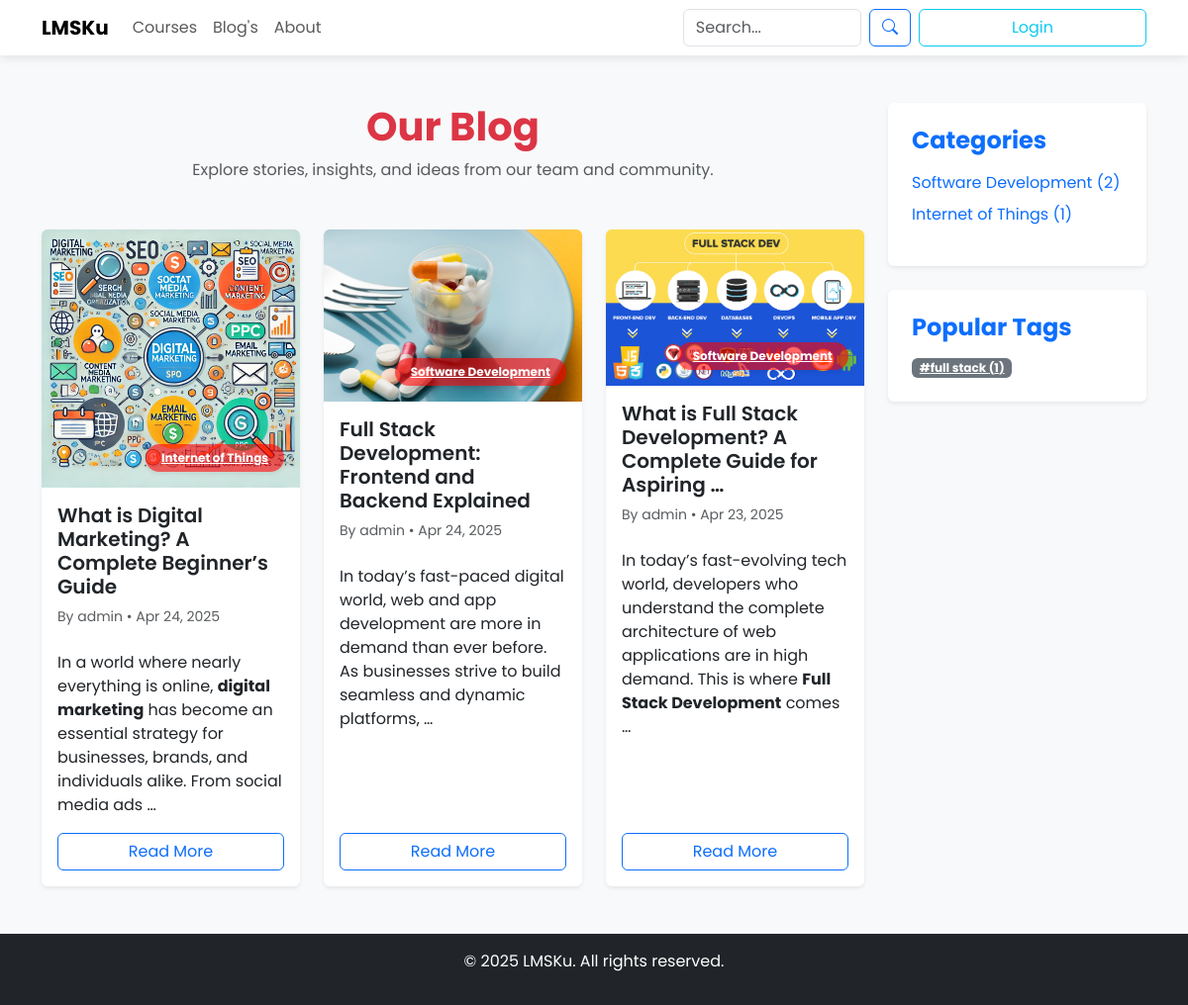
The page /blog/ on the database as committed earlier.
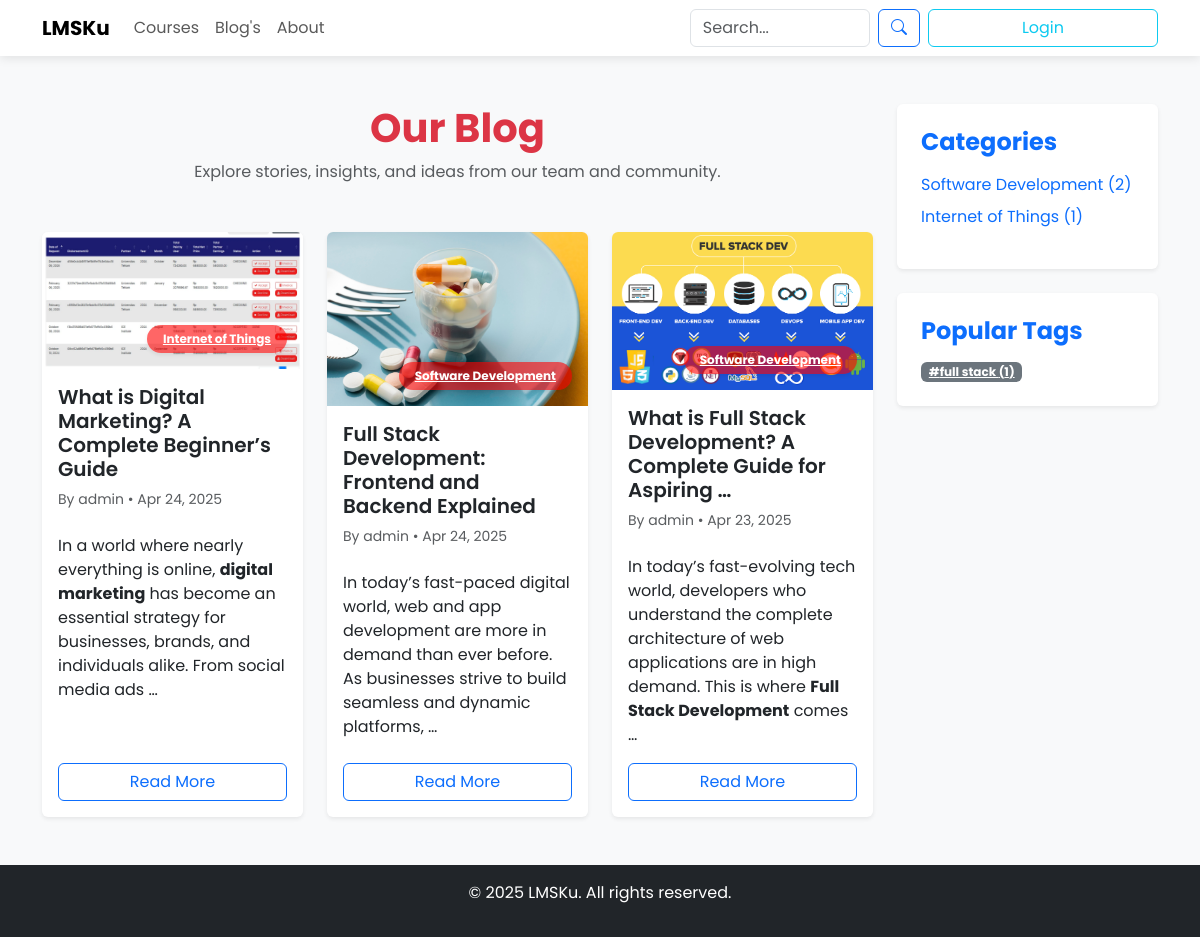
The same page on the database as committed later.
### blog/models.py (models this page shows, shortened)
class BlogPost(models.Model):
    STATUS_CHOICES = (
        ('draft', 'Draft'),
        ('published', 'Published'),
        ('deleted', 'Deleted'),
    )
    title = models.CharField(max_length=200)
    slug = models.SlugField(max_length=200, unique=True)
    content = models.TextField()
    image = models.ImageField(upload_to='blog_images/', blank=True, null=True)
    author = models.ForeignKey(CustomUser, on_delete=models.SET_NULL, null=True)
    category = models.ForeignKey(Category, on_delete=models.SET_NULL, null=True)
    tags = models.ManyToManyField(Tag, blank=True)
    related_courses = models.ManyToManyField(Course, blank=True, related_name='related_posts')
    status = models.CharField(max_length=10, choices=STATUS_CHOICES, default='draft')
    views = models.PositiveIntegerField(default=0)
    date_posted = models.DateTimeField(default=timezone.now)
    date_updated = models.DateTimeField(auto_now=True)
    class Meta:
        ordering = ['-date_posted']

### courses/models.py (models this page shows, shortened)
class Category(models.Model):
    user = models.ForeignKey(CustomUser, on_delete=models.CASCADE)  # Relasi dengan pengguna
    name = models.CharField(max_length=250)
    slug = models.SlugField(unique=True, blank=True, null=True)  # Kolom slug yang unik

### authentication/models.py (models this page shows)
class CustomUser(AbstractUser):
    gen = {
        "male":"male",
        "female":"female",
    }
    edu = {
        "Basic":"Basic",
        "Secondary":"Secondary",
        "Higher":"Higher",
        "Diploma":"Diploma",
        "Bachelor's":"Bachelor",
        "Master":"Master",
        "Doctorate":"Doctorate",
    }
    choice_country = [
        ('af', 'Afganistan'),
        ('al', 'Albania'),
        ('dz', 'Aljazair'),
        ('ad', 'Andorra'),
        ('ao', 'Angola'),
        ('ar', 'Argentina'),
        ('am', 'Armenia'),
        ('au', 'Australia'),
        ('at', 'Austria'),
        ('az', 'Azerbaijan'),
        ('bs', 'Bahama'),
        ('bh', 'Bahrain'),
        ('bd', 'Bangladesh'),
        ('bb', 'Barbados'),
        ('by', 'Belarusia'),
        ('be', 'Belgia'),
        ('bz', 'Belize'),
        ('bj', 'Benin'),
        ('bt', 'Bhutan'),
        ('bo', 'Bolivia'),
        ('ba', 'Bosnia dan Herzegovina'),
        ('bw', 'Botswana'),
        ('br', 'Brasil'),
        ('bn', 'Brunei'),
        ('bg', 'Bulgaria'),
        ('bf', 'Burkina Faso'),
        ('bi', 'Burundi'),
        ('kh', 'Kamboja'),
        ('cm', 'Kamerun'),
        ('ca', 'Kanada'),
        ('cv', 'Cape Verde'),
        ('cf', 'Republik Afrika Tengah'),
        ('td', 'Chad'),
        ('cl', 'Cile'),
        ('cn', 'Cina'),
        ('co', 'Kolombia'),
        ('km', 'Komoro'),
        ('cd', 'Republik Demokratik Kongo'),
        ('cg', 'Kongo'),
        ('cr', 'Kosta Rika'),
        ('hr', 'Kroasia'),
        ('cu', 'Kuba'),
        ('cy', 'Siprus'),
        ('cz', 'Ceko'),
        ('ci', 'Pantai Gading'),
        ('dk', 'Denmark'),
        ('dj', 'Djibouti'),
        ('dm', 'Dominika'),
        ('do', 'Republik Dominika'),
        ('ec', 'Ekuador'),
        ('eg', 'Mesir'),
        ('sv', 'El Salvador'),
        ('gq', 'Guinea Khatulistiwa'),
        ('er', 'Eritrea'),
        ('ee', 'Estonia'),
        ('et', 'Etiopia'),
        ('fj', 'Fiji'),
        ('fi', 'Finlandia'),
        ('fr', 'Perancis'),
        ('ga', 'Gabon'),
        ('gm', 'Gambia'),
        ('ge', 'Georgia'),
        ('de', 'Jerman'),
        ('gh', 'Ghana'),
        ('gr', 'Yunani'),
        ('gt', 'Guatemala'),
        ('gn', 'Guinea'),
        ('gw', 'Guinea-Bissau'),
        ('gy', 'Guyana'),
        ('ht', 'Haiti'),
        ('hn', 'Honduras'),
        ('hu', 'Hongaria'),
        ('is', 'Islandia'),
        ('in', 'India'),
        ('id', 'Indonesia'),
        ('ir', 'Iran'),
        ('iq', 'Irak'),
        ('ie', 'Irlandia'),
        ('il', 'Israel'),
        ('it', 'Italia'),
        ('jm', 'Jamaika'),
        ('jp', 'Jepang'),
        ('jo', 'Yordania'),
        ('kz', 'Kazakhstan'),
        ('ke', 'Kenya'),
        ('ki', 'Kiribati'),
        ('kr', 'Korea Selatan'),
        ('kw', 'Kuwait'),
        ('kg', 'Kirgizstan'),
        ('la', 'Laos'),
        ('lv', 'Latvia'),
        ('lb', 'Libanon'),
        ('ls', 'Lesotho'),
        ('lr', 'Liberia'),
        ('ly', 'Libya'),
        ('li', 'Liechtenstein'),
        ('lt', 'Lituania'),
        ('lu', 'Luxembourg'),
        ('mk', 'Makedonia Utara'),
        ('mg', 'Madagaskar'),
        ('mw', 'Malawi'),
        ('my', 'Malaysia'),
        ('mv', 'Maladewa'),
        ('ml', 'Mali'),
        ('mt', 'Malta'),
        ('mh', 'Kepulauan Marshall'),
        ('mr', 'Mauritania'),
        ('mu', 'Mauritius'),
        ('mx', 'Meksiko'),
        ('fm', 'Micronesia'),
        ('md', 'Moldova'),
        ('mc', 'Monako'),
        ('mn', 'Mongolia'),
        ('me', 'Montenegro'),
        ('ma', 'Maroko'),
        ('mz', 'Mozambik'),
        ('mm', 'Myanmar'),
        ('na', 'Namibia'),
        ('np', 'Nepal'),
        ('nl', 'Belanda'),
        ('nz', 'Selandia Baru'),
        ('ni', 'Nikaragua'),
        ('ne', 'Niger'),
        ('ng', 'Nigeria'),
        ('no', 'Norwegia'),
        ('om', 'Oman'),
        ('pk', 'Pakistan'),
        ('pw', 'Palau'),
        ('pa', 'Panama'),
        ('pg', 'Papua Nugini'),
        ('py', 'Paraguay'),
        ('pe', 'Peru'),
        ('ph', 'Filipina'),
        ('pl', 'Polandia'),
        ('pt', 'Portugal'),
        ('qa', 'Qatar'),
        ('ro', 'Rumania'),
        ('ru', 'Rusia'),
        ('rw', 'Rwanda'),
        ('ws', 'Samoa'),
        ('st', 'São Tomé dan Príncipe'),
        ('sa', 'Arab Saudi'),
        ('sn', 'Senegal'),
        ('rs', 'Serbia'),
        ('sc', 'Seychelles'),
        ('sl', 'Sierra Leone'),
        ('sg', 'Singapura'),
        ('sk', 'Slovakia'),
        ('si', 'Slovenia'),
        ('sb', 'Kepulauan Solomon'),
        ('so', 'Somalia'),
        ('za', 'Afrika Selatan'),
        ('es', 'Spanyol'),
        ('lk', 'Sri Lanka'),
        ('sd', 'Sudan'),
        ('sr', 'Suriname'),
        ('se', 'Swedia'),
        ('ch', 'Swiss'),
        ('sy', 'Suriah'),
        ('tw', 'Taiwan'),
        ('tj', 'Tajikistan'),
        ('tz', 'Tanzania'),
        ('th', 'Thailand'),
        ('tl', 'Timor Leste'),
        ('tg', 'Togo'),
        ('to', 'Tonga'),
        ('tt', 'Trinidad dan Tobago'),
        ('tn', 'Tunisia'),
        ('tr', 'Turki'),
        ('tm', 'Turkmenistan'),
        ('ug', 'Uganda'),
        ('ua', 'Ukraina'),
        ('ae', 'Uni Emirat Arab'),
        ('gb', 'Inggris'),
        ('us', 'Amerika Serikat'),
        ('uy', 'Uruguay'),
        ('uz', 'Uzbekistan'),
        ('vu', 'Vanuatu'),
        ('va', 'Vatikans'),
        ('ve', 'Venezuela'),
        ('vn', 'Vietnam'),
        ('ye', 'Yaman'),
        ('zm', 'Zambia'),
        ('zw', 'Zimbabwe'),
        ('ps', 'Palestina')  # Palestina ditambahkan
    ]
    email = models.EmailField(_("email address"), unique=True)  # Menambahkan unique=True
    phone = models.CharField(max_length=20, blank=True, null=True)
    gender = models.CharField(max_length=10, choices=[('M', 'Male'), ('F', 'Female')], blank=True, null=True)
    country = models.CharField(
        max_length=2,
        choices=choice_country,
        null=True,  # Mengizinkan nilai null di database
        blank=True,  # Mengizinkan form kosong
        default='id'  # Indonesia sebagai default
    )
    birth = models.DateField(null=True, blank=True)
    photo = models.ImageField(upload_to='profile_pics/', blank=True, null=True)
    address = models.TextField(blank=True, null=True)
    hobby = models.CharField(_("hobby"), max_length=150, blank=True)
    education = models.CharField(_("education"), max_length=10, choices=edu,blank=True)
    gender = models.CharField(_("gender"), max_length=8, choices=gen,blank=True)
    university = models.ForeignKey(Universiti, on_delete=models.CASCADE, blank=True, null=True, verbose_name=_("university"))
    tiktok = models.CharField(_("tiktok"), max_length=200, blank=True)
    youtube = models.CharField(_("youtube"), max_length=200, blank=True)
    facebook = models.CharField(_("facebook"), max_length=200, blank=True)
    instagram = models.CharField(_("instagram"), max_length=200, blank=True)
    linkedin = models.CharField(_("linkedin"), max_length=200, blank=True)
    twitter = models.CharField(_("twitter"), max_length=200, blank=True)
    is_member = models.BooleanField(_("member status"), default=False, help_text=_("Designates whether the user can log into this admin member."))
    is_subscription = models.BooleanField(_("subscription status"), default=False, help_text=_("Designates whether the user can log into this admin subscription."))
    is_instructor = models.BooleanField(_("instructor status"), default=False, help_text=_("Designates whether the user can log into this admin instructor."))
    is_partner = models.BooleanField(_("partner status"), default=False, help_text=_("Designates whether the user can log into this admin partner."))
    is_audit = models.BooleanField(_("audit status"), default=False, help_text=_("Designates whether the user can log into this admin audit."))
    is_learner = models.BooleanField(_("learner status"), default=True, help_text=_("Designates whether the user can log into this admin learner."))
    is_note = models.BooleanField(_("note status"), default=False, help_text=_("Designates whether the user can log into this admin note."))
    EMAIL_FIELD = "email"
    USERNAME_FIELD = "email"
    REQUIRED_FIELDS = ["username"]
    def __str__(self):
        return self.username

### blog/views.py (the view)
# urls.py: path('blog/', views.BlogListView.as_view(), name='blog-list'),
class BlogListView(ListView):
    model = BlogPost
    template_name = 'blog/blog_list.html'
    context_object_name = 'posts'
    paginate_by = 6
    def get_queryset(self):
        return BlogPost.objects.filter(status='published').order_by('-date_posted')
    def get_context_data(self, **kwargs):
        context = super().get_context_data(**kwargs)
        categories = CourseCategory.objects.filter(blogpost__status='published').distinct()
        context['categories'] = [
            {
                'category': cat,
                'post_count': cat.blogpost_set.filter(status='published').count(),
                'url': reverse('blog:category-posts', kwargs={'slug': cat.slug})  # Sekarang menghasilkan /blog/category/<slug>/
            }
            for cat in categories
        ]
        tags = Tag.objects.filter(blogpost__status='published').distinct()
        context['tags'] = [
            {'tag': tag, 'post_count': tag.blogpost_set.filter(status='published').count()}
            for tag in tags
        ]
        return context

### blog/models.py (called while the page is built)
    def get_absolute_url(self):
        return reverse('blog:tag-posts', kwargs={'slug': self.slug})

### templates/blog/blog_list.html (shortened to what this page needs)
{% extends 'home/base.html' %}
{% load static blog_filters %}
{% block content %}
<section class="py-5 bg-light">
  <div class="container">
    <div class="row">
      <div class="col-lg-9">
        <div class="text-center mb-5">
          <h1 class="fw-bold text-danger">
            {% if current_category %}
              {{ current_category.name }}
            {% elif current_tag %}
              Posts tagged "{{ current_tag.name }}"
            {% else %}
              Our Blog
            {% endif %}
          </h1>
          <p class="text-muted">Explore stories, insights, and ideas from our team and community.</p>
        </div>
        <div class="row g-4">
          {% for post in posts %}
          <div class="col-md-4">
            <div class="card border-0 shadow-sm h-100">
              <div class="position-relative">
                {% if post.image %}
                  <img src="{{ post.image.url }}" class="img-fluid w-100 rounded-top" alt="{{ post.title|truncatewords:6 }}">
                {% endif %}
                {% if post.category %}
                  <a href="{% url 'blog:category-posts' slug=post.category.slug %}"
                     class="badge text-white position-absolute bottom-0 end-0 m-3 px-3 py-2 shadow-sm rounded-pill d-inline-block"
                     style="background-color: rgba(255, 0, 0, 0.6); max-width: 75%; white-space: nowrap; overflow: hidden; text-overflow: ellipsis;">
                    {{ post.category.name }}
                  </a>
                {% endif %}
              </div>
              <div class="card-body d-flex flex-column">
                <h5 class="card-title fw-semibold">
                  <a href="{% url 'blog:blog-detail' slug=post.slug %}" class="text-dark text-decoration-none">
                    {{ post.title|truncatewords:10 }}
                  </a>
                </h5>
                <p class="small text-muted mb-2">
                  By {{ post.author|default:"Unknown" }} • {{ post.date_posted|date:"M d, Y" }}
                </p>
                <p class="card-text text-muted">{{ post.content|safe|truncatewords:25 }}</p>
                <div class="mt-auto">
                  <a href="{% url 'blog:blog-detail' slug=post.slug %}" class="btn btn-outline-primary w-100">Read More</a>
                </div>
              </div>
            </div>
          </div>
          {% empty %}
          <div class="col-12">
            <div class="alert alert-warning text-center">No posts found in this section.</div>
          </div>
          {% endfor %}
        </div>
      </div>
      <div class="col-lg-3">
        <div class="mb-4 p-4 bg-white rounded shadow-sm">
          <h4 class="fw-bold mb-3 text-primary">Categories</h4>
          <ul class="list-unstyled">
            {% for cat_data in categories %}
              <li class="mb-2">
                <a href="{{ cat_data.url }}" class="text-decoration-none {% if current_category == cat_data.category %}fw-bold text-dark{% endif %}">
                  {{ cat_data.category.name }} ({{ cat_data.post_count }})
                </a>
              </li>
            {% empty %}
              <li class="text-muted">No categories available.</li>
            {% endfor %}
          </ul>
        </div>
        <div class="p-4 bg-white rounded shadow-sm">
          <h4 class="fw-bold mb-3 text-primary">Popular Tags</h4>
          <div class="d-flex flex-wrap gap-2">
            {% for tag_data in tags %}
              <a href="{{ tag_data.tag.get_absolute_url }}" class="badge bg-secondary text-white">
                #{{ tag_data.tag.name }} ({{ tag_data.post_count }})
              </a>
            {% empty %}
              <span class="text-muted">No tags available.</span>
            {% endfor %}
          </div>
        </div>
      </div>
    </div>
  </div>
</section>
{% endblock %}

Rows that differ between the two databases and show on the page:
changed BlogPost "What is Digital Marketing? A Complete Beginner’s Guide": image: a different picture
